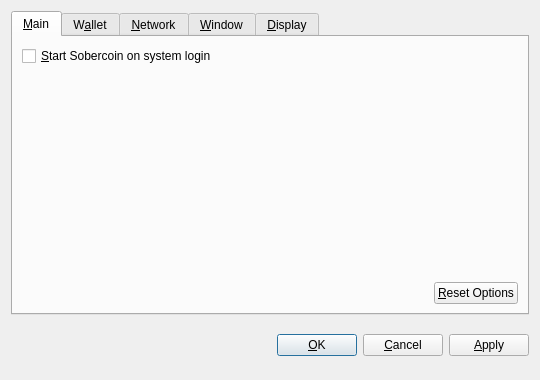
<?xml version="1.0" encoding="UTF-8"?>
<ui version="4.0">
 <class>OptionsDialog</class>
 <widget class="QDialog" name="OptionsDialog">
  <property name="geometry">
   <rect>
    <x>0</x>
    <y>0</y>
    <width>540</width>
    <height>380</height>
   </rect>
  </property>
  <property name="windowTitle">
   <string>Options</string>
  </property>
  <property name="modal">
   <bool>true</bool>
  </property>
  <layout class="QVBoxLayout" name="verticalLayout">
   <item>
    <widget class="QTabWidget" name="tabWidget">
     <property name="tabPosition">
      <enum>QTabWidget::North</enum>
     </property>
     <property name="currentIndex">
      <number>0</number>
     </property>
     <widget class="QWidget" name="tabMain">
      <attribute name="title">
       <string>&amp;Main</string>
      </attribute>
      <layout class="QVBoxLayout" name="verticalLayout_Main">
       <item>
        <widget class="QCheckBox" name="bitcoinAtStartup">
         <property name="toolTip">
          <string>Automatically start Sobercoin after logging in to the system.</string>
         </property>
         <property name="text">
          <string>&amp;Start Sobercoin on system login</string>
         </property>
        </widget>
       </item>
       <item>
        <spacer name="verticalSpacer_Main">
         <property name="orientation">
          <enum>Qt::Vertical</enum>
         </property>
         <property name="sizeHint" stdset="0">
          <size>
           <width>20</width>
           <height>40</height>
          </size>
         </property>
        </spacer>
       </item>
       <item>
        <layout class="QHBoxLayout" name="horizontalLayout_2_Main">
         <item>
          <spacer name="horizontalSpacer_2_Main">
           <property name="orientation">
            <enum>Qt::Horizontal</enum>
           </property>
           <property name="sizeHint" stdset="0">
            <size>
             <width>40</width>
             <height>20</height>
            </size>
           </property>
          </spacer>
         </item>
         <item>
          <widget class="QPushButton" name="resetButton">
           <property name="toolTip">
            <string>Reset all client options to default.</string>
           </property>
           <property name="text">
            <string>&amp;Reset Options</string>
           </property>
           <property name="autoDefault">
            <bool>false</bool>
           </property>
          </widget>
         </item>
        </layout>
       </item>
      </layout>
     </widget>
     <widget class="QWidget" name="tabWallet">
      <attribute name="title">
       <string>W&amp;allet</string>
      </attribute>
      <layout class="QVBoxLayout" name="verticalLayout_Network">
       <item>
        <widget class="QLabel" name="transactionFeeInfoLabel">
         <property name="text">
          <string>Optional transaction fee per kB that helps make sure your transactions are processed quickly. Most transactions are 1 kB.</string>
         </property>
         <property name="textFormat">
          <enum>Qt::PlainText</enum>
         </property>
         <property name="wordWrap">
          <bool>true</bool>
         </property>
        </widget>
       </item>
       <item>
        <layout class="QHBoxLayout" name="horizontalLayout_1_Main">
         <item>
          <widget class="QLabel" name="transactionFeeLabel">
           <property name="text">
            <string>Pay transaction &amp;fee</string>
           </property>
           <property name="textFormat">
            <enum>Qt::PlainText</enum>
           </property>
           <property name="buddy">
            <cstring>transactionFee</cstring>
           </property>
          </widget>
         </item>
         <item>
          <widget class="BitcoinAmountField" name="transactionFee"/>
         </item>
         <item>
          <spacer name="horizontalSpacer_1_Main">
           <property name="orientation">
            <enum>Qt::Horizontal</enum>
           </property>
           <property name="sizeHint" stdset="0">
            <size>
             <width>40</width>
             <height>20</height>
            </size>
           </property>
          </spacer>
         </item>
        </layout>
       </item>
       <item>
        <widget class="QLabel" name="label">
         <property name="text">
          <string>If you disable the spending of unconfirmed change, the change from a transaction cannot be used until that transaction has at least one confirmation. This also affects how your balance is computed.</string>
         </property>
         <property name="wordWrap">
          <bool>true</bool>
         </property>
        </widget>
       </item>
       <item>
        <widget class="QCheckBox" name="spendZeroConfChange">
         <property name="text">
          <string>Spend unconfirmed change  (experts only)</string>
         </property>
        </widget>
       </item>
       <item>
        <spacer name="verticalSpacer">
         <property name="orientation">
          <enum>Qt::Vertical</enum>
         </property>
         <property name="sizeHint" stdset="0">
          <size>
           <width>20</width>
           <height>40</height>
          </size>
         </property>
        </spacer>
       </item>
      </layout>
     </widget>
     <widget class="QWidget" name="tabNetwork">
      <attribute name="title">
       <string>&amp;Network</string>
      </attribute>
      <layout class="QVBoxLayout" name="verticalLayout_Network">
       <item>
        <widget class="QCheckBox" name="mapPortUpnp">
         <property name="toolTip">
          <string>Automatically open the Sobercoin client port on the router. This only works when your router supports UPnP and it is enabled.</string>
         </property>
         <property name="text">
          <string>Map port using &amp;UPnP</string>
         </property>
        </widget>
       </item>
       <item>
        <widget class="QCheckBox" name="connectSocks">
         <property name="toolTip">
          <string>Connect to the Sobercoin network through a SOCKS proxy (e.g. when connecting through Tor).</string>
         </property>
         <property name="text">
          <string>&amp;Connect through SOCKS proxy:</string>
         </property>
        </widget>
       </item>
       <item>
        <layout class="QHBoxLayout" name="horizontalLayout_Network">
         <item>
          <widget class="QLabel" name="proxyIpLabel">
           <property name="text">
            <string>Proxy &amp;IP:</string>
           </property>
           <property name="textFormat">
            <enum>Qt::PlainText</enum>
           </property>
           <property name="buddy">
            <cstring>proxyIp</cstring>
           </property>
          </widget>
         </item>
         <item>
          <widget class="QValidatedLineEdit" name="proxyIp">
           <property name="maximumSize">
            <size>
             <width>140</width>
             <height>16777215</height>
            </size>
           </property>
           <property name="toolTip">
            <string>IP address of the proxy (e.g. 127.0.0.1)</string>
           </property>
          </widget>
         </item>
         <item>
          <widget class="QLabel" name="proxyPortLabel">
           <property name="text">
            <string>&amp;Port:</string>
           </property>
           <property name="textFormat">
            <enum>Qt::PlainText</enum>
           </property>
           <property name="buddy">
            <cstring>proxyPort</cstring>
           </property>
          </widget>
         </item>
         <item>
          <widget class="QLineEdit" name="proxyPort">
           <property name="maximumSize">
            <size>
             <width>55</width>
             <height>16777215</height>
            </size>
           </property>
           <property name="toolTip">
            <string>Port of the proxy (e.g. 9050)</string>
           </property>
          </widget>
         </item>
         <item>
          <widget class="QLabel" name="socksVersionLabel">
           <property name="text">
            <string>SOCKS &amp;Version:</string>
           </property>
           <property name="textFormat">
            <enum>Qt::PlainText</enum>
           </property>
           <property name="buddy">
            <cstring>socksVersion</cstring>
           </property>
          </widget>
         </item>
         <item>
          <widget class="QValueComboBox" name="socksVersion">
           <property name="toolTip">
            <string>SOCKS version of the proxy (e.g. 5)</string>
           </property>
          </widget>
         </item>
         <item>
          <spacer name="horizontalSpacer_Network">
           <property name="orientation">
            <enum>Qt::Horizontal</enum>
           </property>
           <property name="sizeHint" stdset="0">
            <size>
             <width>40</width>
             <height>20</height>
            </size>
           </property>
          </spacer>
         </item>
        </layout>
       </item>
       <item>
        <spacer name="verticalSpacer_Network">
         <property name="orientation">
          <enum>Qt::Vertical</enum>
         </property>
         <property name="sizeHint" stdset="0">
          <size>
           <width>20</width>
           <height>40</height>
          </size>
         </property>
        </spacer>
       </item>
      </layout>
     </widget>
     <widget class="QWidget" name="tabWindow">
      <attribute name="title">
       <string>&amp;Window</string>
      </attribute>
      <layout class="QVBoxLayout" name="verticalLayout_Window">
       <item>
        <widget class="QCheckBox" name="minimizeToTray">
         <property name="toolTip">
          <string>Show only a tray icon after minimizing the window.</string>
         </property>
         <property name="text">
          <string>&amp;Minimize to the tray instead of the taskbar</string>
         </property>
        </widget>
       </item>
       <item>
        <widget class="QCheckBox" name="minimizeOnClose">
         <property name="toolTip">
          <string>Minimize instead of exit the application when the window is closed. When this option is enabled, the application will be closed only after selecting Quit in the menu.</string>
         </property>
         <property name="text">
          <string>M&amp;inimize on close</string>
         </property>
        </widget>
       </item>
       <item>
        <spacer name="verticalSpacer_Window">
         <property name="orientation">
          <enum>Qt::Vertical</enum>
         </property>
         <property name="sizeHint" stdset="0">
          <size>
           <width>20</width>
           <height>40</height>
          </size>
         </property>
        </spacer>
       </item>
      </layout>
     </widget>
     <widget class="QWidget" name="tabDisplay">
      <attribute name="title">
       <string>&amp;Display</string>
      </attribute>
      <layout class="QVBoxLayout" name="verticalLayout_Display">
       <item>
        <layout class="QHBoxLayout" name="horizontalLayout_1_Display">
         <item>
          <widget class="QLabel" name="langLabel">
           <property name="text">
            <string>User Interface &amp;language:</string>
           </property>
           <property name="textFormat">
            <enum>Qt::PlainText</enum>
           </property>
           <property name="buddy">
            <cstring>lang</cstring>
           </property>
          </widget>
         </item>
         <item>
          <widget class="QValueComboBox" name="lang">
           <property name="toolTip">
            <string>The user interface language can be set here. This setting will take effect after restarting Sobercoin.</string>
           </property>
          </widget>
         </item>
        </layout>
       </item>
       <item>
        <layout class="QHBoxLayout" name="horizontalLayout_2_Display">
         <item>
          <widget class="QLabel" name="unitLabel">
           <property name="text">
            <string>&amp;Unit to show amounts in:</string>
           </property>
           <property name="textFormat">
            <enum>Qt::PlainText</enum>
           </property>
           <property name="buddy">
            <cstring>unit</cstring>
           </property>
          </widget>
         </item>
         <item>
          <widget class="QValueComboBox" name="unit">
           <property name="toolTip">
            <string>Choose the default subdivision unit to show in the interface and when sending coins.</string>
           </property>
          </widget>
         </item>
        </layout>
       </item>
       <item>
        <widget class="QCheckBox" name="displayAddresses">
         <property name="toolTip">
          <string>Whether to show Sobercoin addresses in the transaction list or not.</string>
         </property>
         <property name="text">
          <string>&amp;Display addresses in transaction list</string>
         </property>
        </widget>
       </item>
       <item>
        <widget class="QCheckBox" name="coinControlFeatures">
         <property name="toolTip">
          <string>Whether to show coin control features or not.</string>
         </property>
         <property name="text">
          <string>Display coin &amp;control features (experts only!)</string>
         </property>
        </widget>
       </item>
       <item>
        <spacer name="verticalSpacer_Display">
         <property name="orientation">
          <enum>Qt::Vertical</enum>
         </property>
         <property name="sizeHint" stdset="0">
          <size>
           <width>20</width>
           <height>40</height>
          </size>
         </property>
        </spacer>
       </item>
      </layout>
     </widget>
    </widget>
   </item>
   <item>
    <layout class="QHBoxLayout" name="horizontalLayout_Buttons">
     <item>
      <spacer name="horizontalSpacer_1">
       <property name="orientation">
        <enum>Qt::Horizontal</enum>
       </property>
       <property name="sizeHint" stdset="0">
        <size>
         <width>40</width>
         <height>48</height>
        </size>
       </property>
      </spacer>
     </item>
     <item>
      <widget class="QLabel" name="statusLabel">
       <property name="font">
        <font>
         <weight>75</weight>
         <bold>true</bold>
        </font>
       </property>
       <property name="text">
        <string/>
       </property>
       <property name="textFormat">
        <enum>Qt::PlainText</enum>
       </property>
       <property name="wordWrap">
        <bool>true</bool>
       </property>
      </widget>
     </item>
     <item>
      <spacer name="horizontalSpacer_2">
       <property name="orientation">
        <enum>Qt::Horizontal</enum>
       </property>
       <property name="sizeHint" stdset="0">
        <size>
         <width>40</width>
         <height>48</height>
        </size>
       </property>
      </spacer>
     </item>
     <item>
      <widget class="QPushButton" name="okButton">
       <property name="text">
        <string>&amp;OK</string>
       </property>
      </widget>
     </item>
     <item>
      <widget class="QPushButton" name="cancelButton">
       <property name="text">
        <string>&amp;Cancel</string>
       </property>
       <property name="autoDefault">
        <bool>false</bool>
       </property>
      </widget>
     </item>
     <item>
      <widget class="QPushButton" name="applyButton">
       <property name="text">
        <string>&amp;Apply</string>
       </property>
       <property name="autoDefault">
        <bool>false</bool>
       </property>
      </widget>
     </item>
    </layout>
   </item>
  </layout>
 </widget>
 <customwidgets>
  <customwidget>
   <class>BitcoinAmountField</class>
   <extends>QSpinBox</extends>
   <header>bitcoinamountfield.h</header>
  </customwidget>
  <customwidget>
   <class>QValueComboBox</class>
   <extends>QComboBox</extends>
   <header>qvaluecombobox.h</header>
  </customwidget>
  <customwidget>
   <class>QValidatedLineEdit</class>
   <extends>QLineEdit</extends>
   <header>qvalidatedlineedit.h</header>
  </customwidget>
 </customwidgets>
 <resources/>
 <connections/>
</ui>
